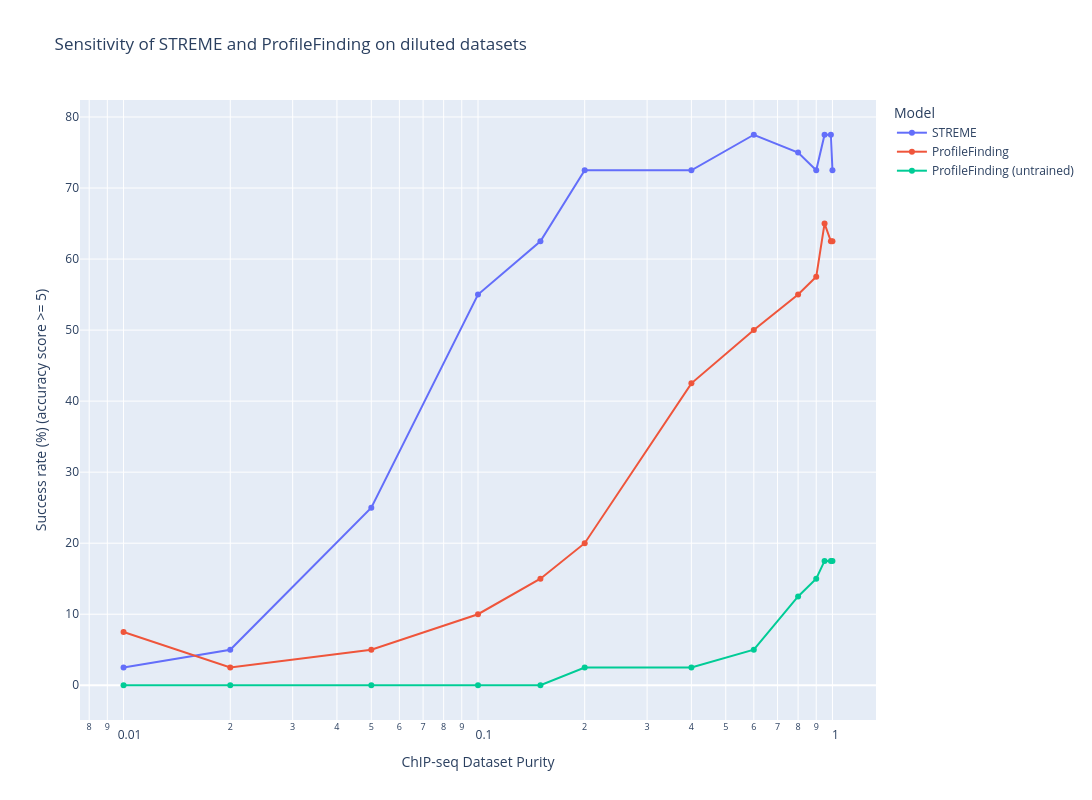

Write notebook code for a chart like this one.
### Markdown cell above
Sensitivity

### Code cell
purity_levels = sorted([sd.name for sd in (wd / "diluted").iterdir() if sd.is_dir()])
threshold = 5

x = [float(purity) for purity in purity_levels]
y_streme = []
y_profilefinding = []
y_profilefinding_init = []
for purity in purity_levels:
    result = load_single_run(wd / "diluted" / purity, require_profileFinding=True, require_streme=True)
    y_streme.append(success_rate(result.streme.ppval, threshold))
    y_profilefinding.append(success_rate(result.profilefinding.ppval, threshold))
    y_profilefinding_init.append(success_rate(result.profilefinding_init.ppval, threshold))
fig = go.Figure()
fig.add_trace(go.Scatter(
    x=x,
    y=y_streme,
    mode='lines+markers',
    name='STREME',
))
fig.add_trace(go.Scatter(
    x=x,
    y=y_profilefinding,
    mode='lines+markers',
    name='ProfileFinding',
))
fig.add_trace(go.Scatter(
    x=x,
    y=y_profilefinding_init,
    mode='lines+markers',
    name='ProfileFinding (untrained)',
))
fig.update_layout(
    title='Sensitivity of STREME and ProfileFinding on diluted datasets',
    xaxis_title='ChIP-seq Dataset Purity',
    yaxis_title='Success rate (%) (accuracy score >= 5)',
    legend_title='Model',
    width=1200,
    height=800,
)
# make x-axis logarithmic
fig.update_xaxes(type="log")
fig.show()

### Figure 1 — Plotly figure (JSON) as saved in the notebook; plotly's stock layout.template omitted (floating-point values rounded to 4 significant figures)
{"data": [{"mode": "lines+markers", "name": "STREME", "type": "scatter", "x": [0.01, 0.02, 0.05, 0.1, 0.15, 0.2, 0.4, 0.6, 0.8, 0.9, 0.95, 0.99, 1], "y": [2.5, 5, 25, 55, 62.5, 72.5, 72.5, 77.5, 75, 72.5, 77.5, 77.5, 72.5]}, {"mode": "lines+markers", "name": "ProfileFinding", "type": "scatter", "x": [0.01, 0.02, 0.05, 0.1, 0.15, 0.2, 0.4, 0.6, 0.8, 0.9, 0.95, 0.99, 1], "y": [7.5, 2.5, 5, 10, 15, 20, 42.5, 50, 55, 57.5, 65, 62.5, 62.5]}, {"mode": "lines+markers", "name": "ProfileFinding (untrained)", "type": "scatter", "x": [0.01, 0.02, 0.05, 0.1, 0.15, 0.2, 0.4, 0.6, 0.8, 0.9, 0.95, 0.99, 1], "y": [0, 0, 0, 0, 0, 2.5, 2.5, 5, 12.5, 15, 17.5, 17.5, 17.5]}], "layout": {"height": 800, "legend": {"title": {"text": "Model"}}, "title": {"text": "Sensitivity of STREME and ProfileFinding on diluted datasets"}, "width": 1200, "xaxis": {"title": {"text": "ChIP-seq Dataset Purity"}, "type": "log"}, "yaxis": {"title": {"text": "Success rate (%) (accuracy score >= 5)"}}}}
